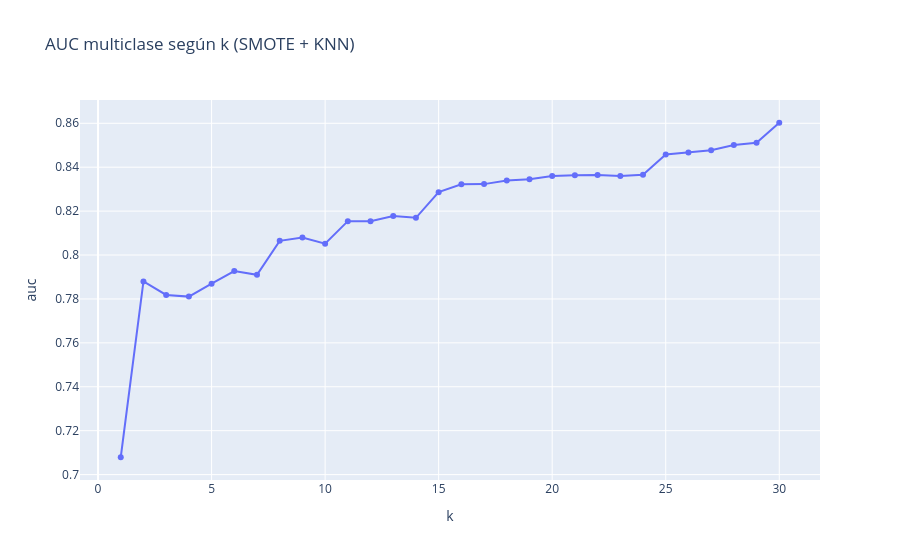

Write notebook code for a chart like this one.
### Markdown cell above
## 9. Gráfico: AUC multiclase según `k`

### Code cell
# Graficamos el AUC para los distintos valores de k
fig = px.line(
    resultados_k,
    x="k",
    y="auc",
    markers=True,
    title="AUC multiclase según k (SMOTE + KNN)"
)
fig.show()

### Figure 1 — Plotly figure (JSON) as saved in the notebook; plotly's stock layout.template omitted (floating-point values rounded to 4 significant figures)
{"data": [{"hovertemplate": "k=%{x}<br>auc=%{y}<extra></extra>", "legendgroup": "", "line": {"color": "#636efa", "dash": "solid"}, "marker": {"symbol": "circle"}, "mode": "lines+markers", "name": "", "orientation": "v", "showlegend": false, "type": "scatter", "x": [1, 2, 3, 4, 5, 6, 7, 8, 9, 10, 11, 12, 13, 14, 15, 16, 17, 18, 19, 20, 21, 22, 23, 24, 25, 26, 27, 28, 29, 30], "xaxis": "x", "y": [0.7079, 0.788, 0.7818, 0.7811, 0.787, 0.7927, 0.791, 0.8065, 0.808, 0.8052, 0.8154, 0.8154, 0.8178, 0.817, 0.8286, 0.8322, 0.8323, 0.834, 0.8345, 0.8359, 0.8364, 0.8364, 0.836, 0.8366, 0.8458, 0.8467, 0.8477, 0.8501, 0.8511, 0.8602], "yaxis": "y"}], "layout": {"legend": {"tracegroupgap": 0}, "title": {"text": "AUC multiclase según k (SMOTE + KNN)"}, "xaxis": {"anchor": "y", "domain": [0, 1], "title": {"text": "k"}}, "yaxis": {"anchor": "x", "domain": [0, 1], "title": {"text": "auc"}}}}
